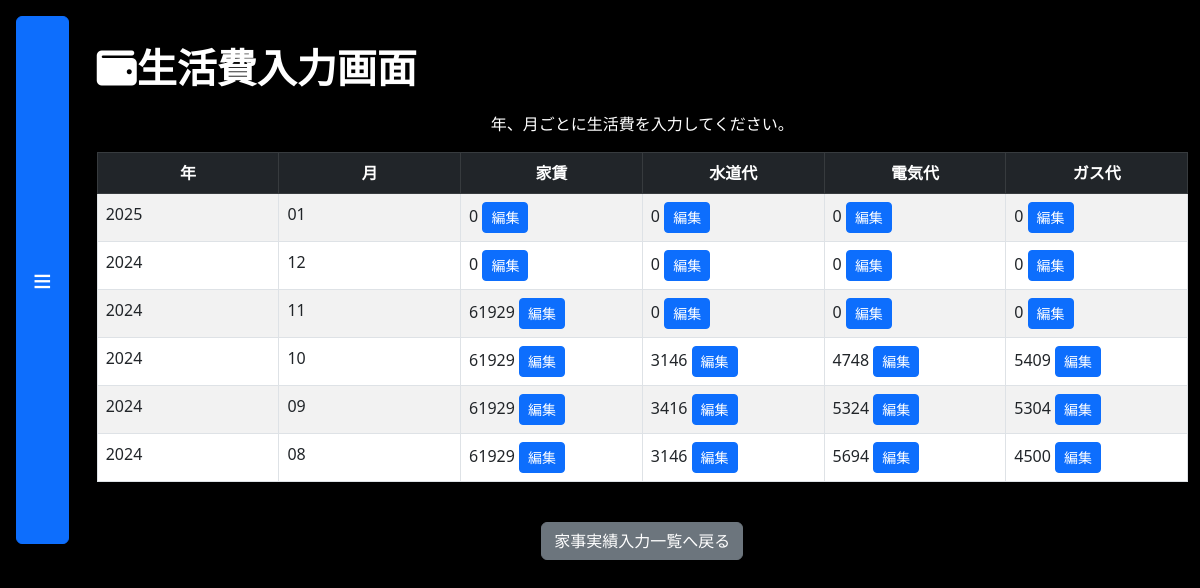
The app's page /life with its own data.
### tables this page shows
CREATE TABLE life_detail (id INTEGER PRIMARY KEY AUTOINCREMENT,year TEXT,month TEXT,rent INTEGER,water INTEGER,electricity INTEGER,gas INTEGER ,input_time TIMESTAMP DEFAULT CURRENT_TIMESTAMP, yyyymm TEXT);

### flaskr/main.py (the view)
@app.route('/life')
def life():
    conn = sqlite3.connect('database.db')
    cursor = conn.cursor()
    insert_life_detail_if_not_exists()
    cursor.execute("SELECT year, month, rent, water, electricity, gas FROM life_detail ORDER BY yyyymm desc")
    life_details = cursor.fetchall()
    conn.close()
    return render_template(
        'life.html',
        life_details=life_details  # 取得したデータをテンプレートに渡す
    )

### flaskr/main.py (called while the page is built)
def insert_life_detail_if_not_exists():
    con = sqlite3.connect('database.db')
    cursor = con.cursor()
    now = datetime.now()
    current_year = now.year
    current_month = now.month
    formatted_month = str(current_month).zfill(2)
    cursor.execute("SELECT COUNT(*) FROM life_detail WHERE year = ? AND month = ?", (current_year, formatted_month))
    count = cursor.fetchone()[0]
    if count == 0:
        cursor.execute("""
            INSERT INTO life_detail (year, month, rent, water, electricity, gas, input_time)
            VALUES (?, ?, 0, 0, 0, 0, CURRENT_TIMESTAMP)
        """, (current_year, formatted_month))
        con.commit()  # 変更をデータベースに保存
    con.close()

### flaskr/templates/life.html (shortened to what this page needs)
<!DOCTYPE html>
<html>
<head>
    <link rel="stylesheet" href="https://cdn.jsdelivr.net/npm/bootstrap@5.3.0/dist/css/bootstrap.min.css">
    <link rel="stylesheet" href="{{ url_for('static', filename='style_Boost.css') }}">
    <link rel="stylesheet" href="https://cdnjs.cloudflare.com/ajax/libs/font-awesome/6.0.0-beta3/css/all.min.css">
</head>
<body>
<div class="d-flex">
    <button class="btn btn-primary m-3 menu-button" onclick="toggleMenu()">≡</button>
    <div class="container-fluid mt-5">
        <h1 class="fas fa-wallet text-center mb-4">生活費入力画面</h1>
        <p class="text-center">年、月ごとに生活費を入力してください。</p>
        <form method="POST" action="{{ url_for('update_life_details') }}">
            <div class="table-responsive">
                <table class="table table-bordered table-striped life-table">
                    <thead class="table-dark">
                        <tr>
                            <th>年</th>
                            <th>月</th>
                            <th>家賃</th>
                            <th>水道代</th>
                            <th>電気代</th>
                            <th>ガス代</th>
                        </tr>
                    </thead>
                    <tbody>
                        {% for detail in life_details %}
                        <tr>
                            <td>
                                {{ detail[0] }}
                            </td>
                            <td>
                                {{ detail[1] }}
                            </td>
                            <td>
                                <span id="rent-value-{{ loop.index }}">{{ detail[2] }}</span>
                                <button type="button" class="btn btn-sm btn-primary" onclick="showEditModal('rent', {{ loop.index }})">編集</button>
                            </td>
                            <td>
                                <span id="water-value-{{ loop.index }}">{{ detail[3] }}</span>
                                <button type="button" class="btn btn-sm btn-primary" onclick="showEditModal('water', {{ loop.index }})">編集</button>
                            </td>
                            <td>
                                <span id="electricity-value-{{ loop.index }}">{{ detail[4] }}</span>
                                <button type="button" class="btn btn-sm btn-primary" onclick="showEditModal('electricity', {{ loop.index }})">編集</button>
                            </td>
                            <td>
                                <span id="gas-value-{{ loop.index }}">{{ detail[5] }}</span>
                                <button type="button" class="btn btn-sm btn-primary" onclick="showEditModal('gas', {{ loop.index }})">編集</button>
                            </td>
                        </tr>
                        {% endfor %}
                    </tbody>
                </table>
            </div>
        </form>
        <div class="text-center mt-4">
            <a href="{{ url_for('index') }}" class="btn btn-secondary">家事実績入力一覧へ戻る</a>
        </div>
    </div>
</div>
</body>
</html>

### flaskr/static/style_Boost.css (style rules this page uses)
body { background-color: black !important; color: white !important; }
.table { color: white; }
.table-dark { background-color: #333 !important; }
.table { color: white; width: 100%; table-layout: fixed; border-collapse: collapse; }
.menu-button { font-size: 2rem; padding: 0.5rem 1rem; }
.table th { writing-mode: horizontal-tb; text-align: center; }

### records on screen
life_detail: year "2025", month "01", rent "0", water "0", electricity "0", gas "0"
life_detail: year "2024", month "12", rent "0", water "0", electricity "0", gas "0"
life_detail: year "2024", month "11", rent "61929", water "0", electricity "0", gas "0"
life_detail: year "2024", month "10", rent "61929", water "3146", electricity "4748", gas "5409"
life_detail: year "2024", month "09", rent "61929", water "3416", electricity "5324", gas "5304"
life_detail: year "2024", month "08", rent "61929", water "3146", electricity "5694", gas "4500"
